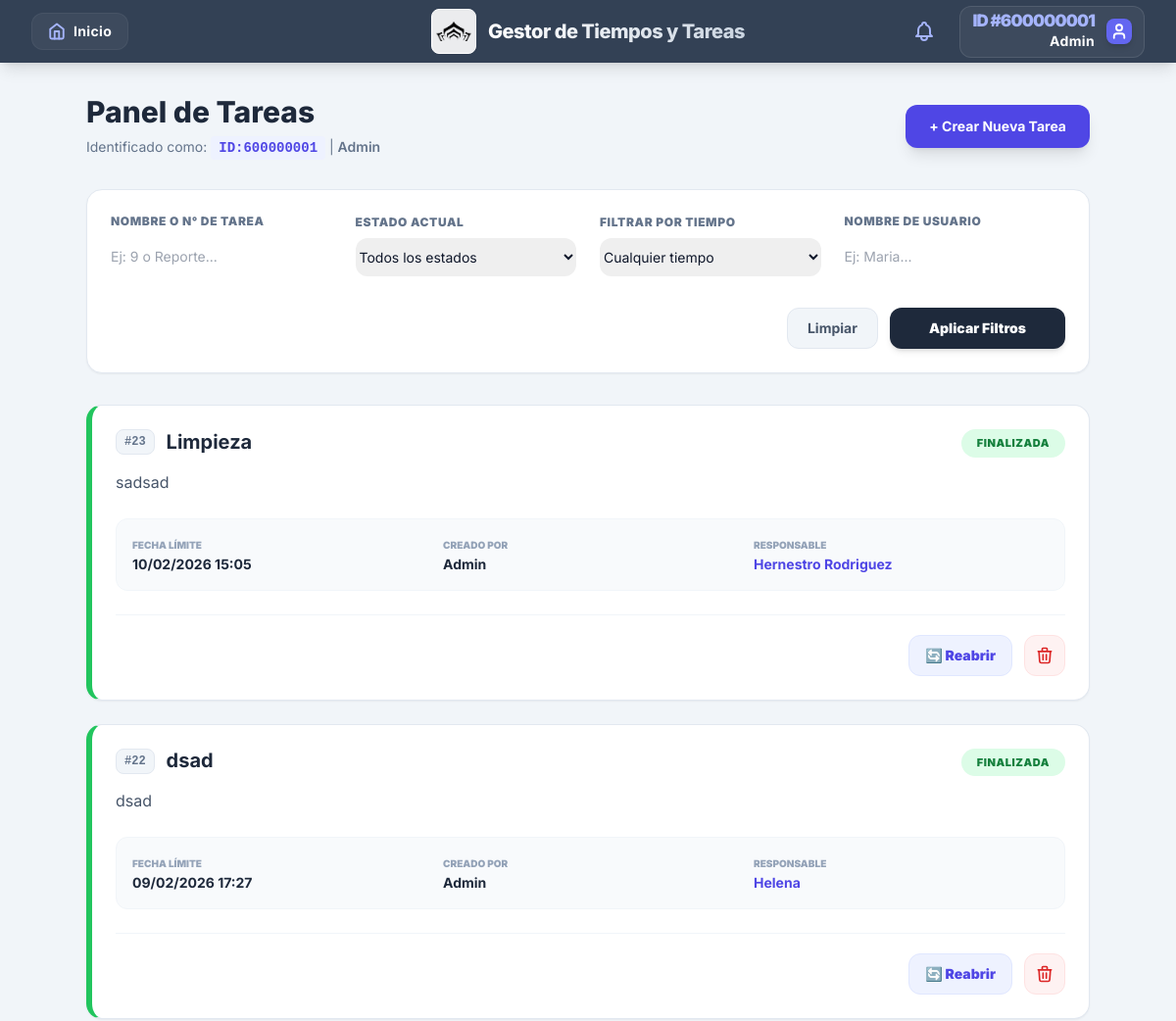
The page /tasks/ (signed in, upper part) on the database as committed earlier.
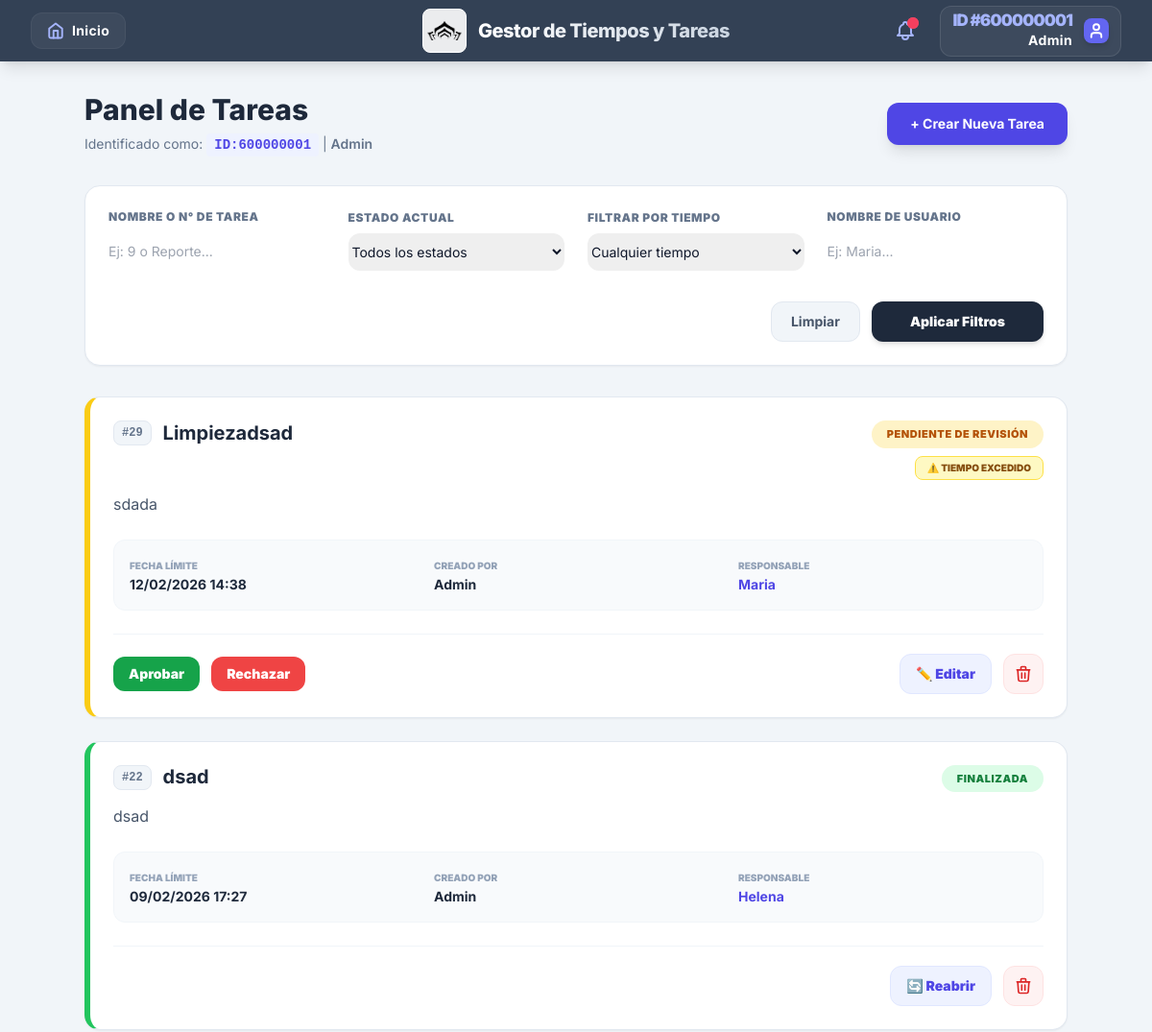
The same page on the database as committed later.
### tasks/models.py (models this page shows, shortened)
class Task(models.Model):
    ESTADOS = [
        ('PENDIENTE', 'Pendiente'),
        ('PENDIENTE_REVISION', 'Pendiente de revisión'),
        ('FINALIZADA', 'Finalizada'),
        ('NO_COMPLETADA', 'No Completada'),
    ]
    titulo = models.CharField(max_length=200)
    descripcion = models.TextField(blank=True)
    estado = models.CharField(max_length=20, choices=ESTADOS, default='PENDIENTE')
    asignado_a = models.ForeignKey(settings.AUTH_USER_MODEL, on_delete=models.CASCADE, related_name='tareas_asignadas')
    creada_por = models.ForeignKey(settings.AUTH_USER_MODEL, on_delete=models.CASCADE, related_name='tareas_creadas')
    creada_en = models.DateTimeField(auto_now_add=True)
    fecha_limite = models.DateTimeField(null=True, blank=True)
    fecha_finalizacion = models.DateTimeField(null=True, blank=True)
    aprobada_por = models.ForeignKey(
        settings.AUTH_USER_MODEL,
        null=True, blank=True,
        on_delete=models.SET_NULL,
        related_name='tareas_aprobadas'
    )
    reabierta = models.BooleanField(default=False)
    asignado_original = models.ForeignKey(
        settings.AUTH_USER_MODEL,
        on_delete=models.SET_NULL,
        null=True, blank=True,
        related_name='tareas_reabiertas_previas'
    )
    class Meta:
        db_table = 'tasks'
        ordering = ['-creada_en']
    @property
    def esta_vencida(self):
        if self.fecha_limite and self.estado != 'FINALIZADA':
            return timezone.now() > self.fecha_limite
        return False

class Notificacion(models.Model):
    receptor = models.ForeignKey(
        settings.AUTH_USER_MODEL,
        on_delete=models.CASCADE,
        related_name='notificaciones'
    )
    tarea = models.ForeignKey('Task', on_delete=models.CASCADE)
    mensaje = models.CharField(max_length=255)
    link = models.CharField(max_length=255, null=True, blank=True)
    leido = models.BooleanField(default=False)
    creada_en = models.DateTimeField(auto_now_add=True)
    class Meta:
        db_table = 'notificaciones'
        ordering = ['-creada_en']

### users/models.py (models this page shows, shortened)
class User(AbstractUser):
    user_id = models.AutoField(primary_key=True)
    username = models.CharField(max_length=150, unique=True)
    password = models.CharField(max_length=128)
    USERNAME_FIELD = 'username'
    class Meta:
        db_table = 'users'
        verbose_name = 'User'
        verbose_name_plural = 'Users'

### tasks/views.py (the view)
# urls.py: path('', views.task_list, name='tasks_list'),
@login_required
def task_list(request):
    from users.models import User
    permiso = get_task_permission(request.user)
    es_jefe = request.user.user_roles.filter(role__role_name__iexact='jefe').exists()
    es_admin = request.user.is_superuser
    Task.objects.filter(estado='PENDIENTE', fecha_limite__lt=timezone.now()).update(
        estado='NO_COMPLETADA'
    )
    tareas_base = Task.objects.select_related('creada_por', 'asignado_a')
    if es_admin or es_jefe:
        tareas = tareas_base.all()
    else:
        tareas = tareas_base.filter(Q(creada_por=request.user) | Q(asignado_a=request.user)).distinct()
    q_nombre = request.GET.get('nombre')
    q_estado = request.GET.get('estado')
    q_asignador = request.GET.get('asignador')
    if q_nombre:
        if q_nombre.isdigit():
            tareas = tareas.filter(Q(id=q_nombre) | Q(titulo__icontains=q_nombre))
        else:
            tareas = tareas.filter(titulo__icontains=q_nombre)
    if q_estado:
        tareas = tareas.filter(estado=q_estado)
    if q_asignador:
        if q_asignador.isdigit():
            tareas = tareas.filter(Q(creada_por__user_id=q_asignador) | Q(asignado_a__user_id=q_asignador))
        else:
            tareas = tareas.filter(Q(creada_por__username__icontains=q_asignador) | Q(asignado_a__username__icontains=q_asignador))
    if request.GET.get('vencidas') == '1':
        tareas = tareas.filter(fecha_limite__lt=timezone.now()).exclude(estado='FINALIZADA')
    if request.GET.get('no_completadas') == '1':
        tareas = tareas.filter(estado='NO_COMPLETADA')
    tareas_ordenadas = tareas.order_by('-creada_en')
    paginator = Paginator(tareas_ordenadas, 10)
    page_number = request.GET.get('page')
    page_obj = paginator.get_page(page_number)
    return render(request, 'tasks/tasks_list.html', {
        'tareas': page_obj,
        'permiso': permiso,
        'estados_disponibles': Task.ESTADOS,
        'total_tareas': tareas.count()
    })

### tasks/utils.py (called while the page is built, shortened)
def get_task_permission(user):
    from users.models import userRole
    if user.is_superuser:
        return 2

### tasks/templates/tasks/tasks_list.html (shortened to what the changed rows need)
{% extends 'core/base.html' %}
{% load static %}
{% block content %}
<div class="max-w-5xl mx-auto">
    <header class="flex flex-col sm:flex-row justify-between items-start sm:items-center mb-8 gap-4">
        <div>
            <h1 class="text-3xl font-extrabold text-slate-800">Panel de Tareas</h1>
        </div>
    </header>
    <div class="space-y-6">
        {% for tarea in tareas %}
        <div class="bg-white rounded-2xl shadow-sm border border-slate-200 overflow-hidden transition-all hover:shadow-md
            {% if tarea.esta_vencida and tarea.estado != 'FINALIZADA' %} border-l-[6px] border-l-yellow-400
            {% elif tarea.estado == 'FINALIZADA' %} border-l-[6px] border-l-green-500
            {% elif tarea.estado == 'NO_COMPLETADA' %} border-l-[6px] border-l-red-500
            {% else %} border-l-[6px] border-l-slate-300
            {% endif %}">
            <div class="p-6">
                <div class="flex justify-between items-start gap-4 mb-3">
                    <div class="flex items-center gap-3 flex-wrap">
                        <span class="text-xs font-mono font-black bg-slate-100 text-slate-500 px-2 py-1 rounded-lg border border-slate-200">#{{ tarea.id }}</span>
                        <h2 class="text-xl font-bold text-slate-800 leading-tight">{{ tarea.titulo }}</h2>
                    </div>
                    <div class="flex flex-col items-end gap-2">
                        <span class="whitespace-nowrap px-4 py-1.5 rounded-full text-[11px] font-black uppercase tracking-wider
                            {% if tarea.estado == 'NO_COMPLETADA' %} bg-red-100 text-red-700
                            {% elif tarea.estado == 'FINALIZADA' %} bg-green-100 text-green-700
                            {% elif tarea.estado == 'PENDIENTE_REVISION' %} bg-amber-100 text-amber-700
                            {% else %} bg-blue-100 text-blue-700 {% endif %}">
                            {{ tarea.get_estado_display }}
                        </span>
                        {% if tarea.esta_vencida and tarea.estado != 'FINALIZADA' %}
                            <span class="whitespace-nowrap px-3 py-1 rounded-lg text-[10px] font-black bg-yellow-100 text-yellow-800 border border-yellow-300 animate-pulse">
                                ⚠️ TIEMPO EXCEDIDO
                            </span>
                        {% else %}
                            <div id="list-timer-{{ tarea.id }}"
                                 data-deadline="{{ tarea.fecha_limite|date:'Y-m-d H:i:s' }}"
                                 data-status="{{ tarea.estado }}"
                                 class="text-xs font-mono font-black text-indigo-700 bg-indigo-50 px-3 py-1.5 rounded-xl border border-indigo-100 shadow-inner">
                            </div>
                        {% endif %}
                    </div>
                </div>
                <p class="text-slate-600 text-base mb-6 leading-relaxed">{{ tarea.descripcion }}</p>
                <div class="grid grid-cols-1 md:grid-cols-3 gap-4 text-sm text-slate-500 mb-6 bg-slate-50 p-4 rounded-xl border border-slate-100">
                    <p class="flex flex-col"><span class="text-[10px] font-black uppercase text-slate-400">Fecha Límite</span> <span class="text-slate-800 font-bold">{{ tarea.fecha_limite|date:"d/m/Y H:i" }}</span></p>
                    <p class="flex flex-col"><span class="text-[10px] font-black uppercase text-slate-400">Creado por</span> <span class="text-slate-800 font-bold">{{ tarea.creada_por.username }}</span></p>
                    <p class="flex flex-col"><span class="text-[10px] font-black uppercase text-slate-400">Responsable</span> <span class="text-indigo-600 font-bold">{{ tarea.asignado_a.username }}</span></p>
                </div>
                <div class="flex flex-wrap justify-between items-center gap-4 pt-5 border-t border-slate-100">
                    <div class="flex flex-wrap gap-3">
                        {% if tarea.asignado_a != user and permiso != 3 %}
                            {% if tarea.estado != 'FINALIZADA' and tarea.estado != 'NO_COMPLETADA' or tarea.reabierta %}
                                <form action="{% url 'tasks:task_change_status' tarea.id %}" method="post" class="inline">
                                    <button type="submit" class="bg-green-600 text-white px-4 py-2 rounded-xl text-sm font-black hover:bg-green-700 transition">Aprobar</button>
                                </form>
                                <form action="{% url 'tasks:task_change_status' tarea.id %}" method="post" class="inline">
                                    <button type="submit" class="bg-red-500 text-white px-4 py-2 rounded-xl text-sm font-black hover:bg-red-600 transition">Rechazar</button>
                                </form>
                            {% endif %}
                        {% endif %}
                    </div>
                    <div class="flex items-center gap-3">
                        {% if tarea.asignado_a != user and permiso != 3 %}
                            <a href="{% url 'tasks:task_edit' tarea.id %}" class="text-indigo-600 hover:text-indigo-800 text-sm font-black bg-indigo-50 px-4 py-2.5 rounded-xl border border-indigo-100 transition flex items-center gap-2">
                                {% if tarea.estado == 'FINALIZADA' or tarea.estado == 'NO_COMPLETADA' %} 🔄 Reabrir {% else %} ✏️ Editar {% endif %}
                            </a>
                            <form action="{% url 'tasks:task_delete' tarea.id %}" method="post" onsubmit="return confirm('¿Eliminar permanentemente?');" class="inline">
                                <button type="submit" class="text-red-600 hover:text-white hover:bg-red-600 p-2.5 rounded-xl border border-red-100 bg-red-50 transition">
                                    <svg xmlns="http://www.w3.org/2000/svg" class="h-5 w-5" fill="none" viewBox="0 0 24 24" stroke="currentColor"><path stroke-linecap="round" stroke-linejoin="round" stroke-width="2" d="M19 7l-.867 12.142A2 2 0 0116.138 21H7.862a2 2 0 01-1.995-1.858L5 7m5 4v6m4-6v6m1-10V4a1 1 0 00-1-1h-4a1 1 0 00-1 1v3M4 7h16" /></svg>
                                </button>
                            </form>
                        {% elif tarea.asignado_a == user %}
                            <span class="text-xs text-slate-400 font-bold bg-slate-100 px-3 py-2 rounded-lg border border-slate-200 flex items-center gap-2">🔒 Modo Lectura</span>
                        {% endif %}
                    </div>
                </div>
            </div>
        </div>
        {% empty %}
        <div class="text-center py-20 bg-white rounded-3xl border-2 border-dashed border-slate-200">
            <p class="text-slate-400 text-lg italic font-medium">No se encontraron tareas.</p>
        </div>
        {% endfor %}
    </div>
</div>
{% endblock content %}

### core/templates/core/base.html (shortened to what this page needs)
{% load static %}
<!DOCTYPE html>
<html lang="es">
<head>
    <script src="https://cdn.tailwindcss.com"></script>
</head>
<body class="bg-slate-100 min-h-screen flex flex-col text-slate-900">
    <nav class="bg-slate-700 text-white shadow-lg sticky top-0 z-50">
        <div class="max-w-7xl mx-auto px-4 sm:px-6 lg:px-8">
            <div class="grid grid-cols-3 h-16 items-center">
                <div class="flex justify-start">
                    <a href="{% url 'core:dashboard' %}"
                       class="hidden md:flex items-center gap-2 bg-white/5 hover:bg-white/10 px-4 py-2 rounded-xl transition-all border border-white/5 group">
                        <span class="text-sm font-bold tracking-wide">Inicio</span>
                    </a>
                </div>
                <div class="flex justify-center items-center gap-3">
                    <div class="bg-white/90 p-1 rounded-lg border border-white shadow-sm transition-transform hover:scale-105">
                        <img src="{% static 'img/Screenshot_4.png' %}" alt="Logo" class="h-9 w-9 object-contain">
                    </div>
                    <h1 class="text-lg md:text-xl font-extrabold tracking-tight bg-gradient-to-r from-white to-slate-300 bg-clip-text text-transparent hidden sm:block text-center">
                    </h1>
                </div>
                <div class="flex justify-end items-center">
                    {% if user.is_authenticated %}
                    <div class="relative mr-4">
                        <button id="notif-button" class="block p-2 text-indigo-300 hover:bg-white/10 rounded-xl transition-colors focus:outline-none relative">
                            {% for noti in user.notificaciones.all %}
                                {% if not noti.leido and forloop.first %}
                                    <span class="absolute top-1.5 right-1.5 flex h-3 w-3">
                                        <span class="relative inline-flex rounded-full h-3 w-3 bg-rose-500"></span>
                                    </span>
                                {% endif %}
                            {% endfor %}
                        </button>
                    </div>
                    {% endif %}
                    <div class="relative">
                        <button id="user-menu-button"
                            class="flex items-center space-x-3 bg-white/5 hover:bg-white/10 py-1.5 px-3 rounded-xl transition-all border border-white/10 focus:outline-none">
                            <div class="flex flex-col items-end leading-none hidden md:flex">
                                <span class="text-[17px] font-black uppercase text-indigo-300 tracking-tighter mb-0.5">ID #{{ user.user_id }}</span>
                                <span class="text-sm font-bold tracking-wide">{{ user.username|title }}</span>
                            </div>
                            <div class="bg-indigo-500 p-1 rounded-lg shadow-md">
                                <svg xmlns="http://www.w3.org/2000/svg" width="18" height="18" viewBox="0 0 24 24" fill="none" stroke="currentColor" stroke-width="2.5" stroke-linecap="round" stroke-linejoin="round">
                                    <path d="M19 21v-2a4 4 0 0 0-4-4H9a4 4 0 0 0-4 4v2"/><circle cx="12" cy="7" r="4"/>
                                </svg>
                            </div>
                        </button>
                    </div>
                </div>
            </div>
        </div>
    </nav>
    <main class="flex-grow p-4 md:p-6 lg:p-8">
        {% block content %}{% endblock content %}
    </main>
</body>
</html>

Rows that differ between the two databases and show on the page:
removed Task: id "23", titulo "Limpieza", estado "FINALIZADA", descripcion "sadsad", fecha_limite "10/02/2026 15:05", creada_por.username "Admin", asignado_a.username "Hernestro Rodriguez", shows "🔄 Reabrir"
added Notificacion: leido False (drawn)
added Task: id "29", titulo "Limpiezadsad", estado "PENDIENTE DE REVISIÓN", shows "⚠️ TIEMPO EXCEDIDO", descripcion "sdada", fecha_limite "12/02/2026 14:38", creada_por.username "Admin", asignado_a.username "Maria", shows "Aprobar", shows "✏️ Editar"
